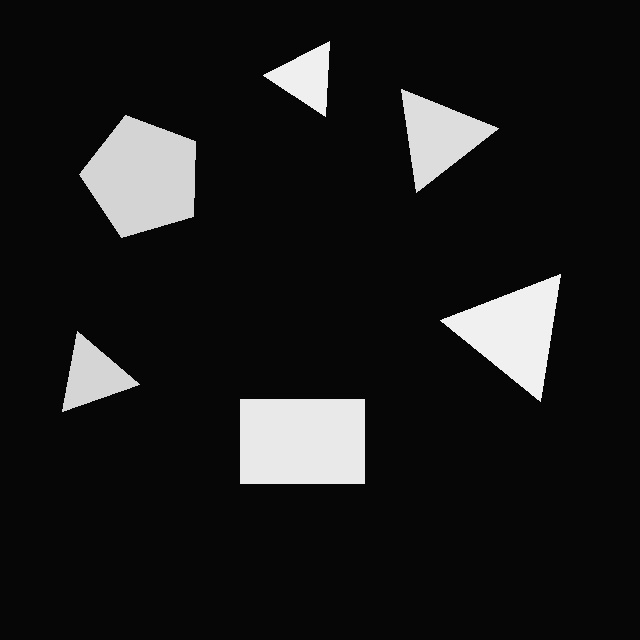
#> input picture split/images/train/00001.jpg, 640 x 640 px
$ python Baseline_pipeline.py --image split/images/train/00001.jpg
#> lines starting #> are read from the running program, lines starting #| are printed output that depends on the picture; after the words box and inside, x2 and y2 are one past the last pixel; in counts of white or black regions, pixels touching at a corner belong together
import cv2
import argparse
import os
import subprocess

#Image Aquisition
def capture_image(output_path="my_image.jpg"):
    print(f"Capturing image with raspistill -> {output_path}")
    subprocess.run(["raspistill", "-o", output_path], check=True)
    print("Capture done.")
    return output_path
def load_image(image_path):
     print(f"Loading image from {image_path}")
     image = cv2.imread(image_path)
     if image is None:
        raise FileNotFoundError(f"Image not found at {image_path}")
     return image
#Grayscale Conversion
def convert_to_grayscale(image):
    print("Converting image to grayscale.")
    gray_image = cv2.cvtColor(image, cv2.COLOR_BGR2GRAY)
    return gray_image

#Gaussian Blur
def apply_gaussian_blur(gray_image):
    blurred_image = cv2.GaussianBlur(gray_image, (3, 3), 0)
    return blurred_image

#canny Edge Detection
def apply_canny_edge_detection(blurred_image):
    edges = cv2.Canny(blurred_image, 10, 250)
    return edges

#morphological Operations
def apply_morphological_operations(edges):
    kernel = cv2.getStructuringElement(cv2.MORPH_RECT, (7, 7))
    morphed_image = cv2.morphologyEx(edges, cv2.MORPH_CLOSE, kernel)
    return morphed_image

#contour Detection
def detect_contours(morphed_image):
    contours, _ = cv2.findContours(morphed_image, cv2.RETR_EXTERNAL, cv2.CHAIN_APPROX_SIMPLE)
    return contours

#shape classification
def classify_shapes(contour):
    perimeter = cv2.arcLength(contour, True)
    epsilon = 0.02 * perimeter
    approx = cv2.approxPolyDP(contour, epsilon, True)
    vertices = len(approx)
    if vertices == 3:
        shape = "triangular"
    elif vertices == 4:
        shape = "rectangular"
    else:
        shape = "polygon"   #circle or other shapes can be classified as polygon for simplicity
    return shape, approx

#draw contours and classify shapes
def draw_contours_and_classify(image, contours, output_path=None):
    print("Drawing contours and classifying shapes.")
    output = image.copy()
    triangles  = 0
    rectangles = 0
    polygons   = 0

    for contour in contours:
        shape, approx = classify_shapes(contour)
        if shape == "triangular":
            color = (0, 255, 0)      # green
            triangles += 1
        elif shape == "rectangular":
            color = (0, 0, 255)      # red
            rectangles += 1
        else:
            color = (255, 0, 0)      # blue
            polygons += 1
        cv2.drawContours(output, [approx], -1, color, 2)

    total = triangles + rectangles + polygons

    print("\n" + "=" * 52)
    print("  DETECTION RESULTS")
    print("=" * 52)

    # triangles
    if triangles == 0:
        print("There isn't any triangular object in the image.")
    elif triangles == 1:
        print("There is 1 triangular object in the image.")
    else:
        print(f"There are {triangles} triangular objects in the image.")

    # rectangles
    if rectangles == 0:
        print("There isn't any rectangular object in the image.")
    elif rectangles == 1:
        print("There is 1 rectangular object in the image.")
    else:
        print(f"There are {rectangles} rectangular objects in the image.")

    # polygons
    if polygons == 0:
        print("There isn't any object with more than four edges in the image.")
    elif polygons == 1:
        print("There is 1 object with more than four edges in the image.")
    else:
        print(f"There are {polygons} objects with more than four edges in the image.")

    # total — paper uses this exact cheerful phrasing
    if total == 1:
        print(f"\nI am glad to let you know that there is 1 object in this image.")
    else:
        print(f"\nI am glad to let you know that there are {total} objects in this image.")

    print("=" * 52)
    # save output image
    if output_path:
        cv2.imwrite(output_path, output)
        print(f"\nOutput saved to: {output_path}")
    return output, triangles, rectangles, polygons


def main():

    parser = argparse.ArgumentParser(
        description="Baseline re-implementation of Abdulhamid et al. (2020)"
    )
    parser.add_argument(
        "--image",
        type=str,
        default="my_image.jpg",
        help="Path to input image (e.g. my_image.jpg)"
    )
    parser.add_argument(
        "--show-steps",
        action="store_true",
        help="Show each pipeline step visually"
    )
    parser.add_argument(
        "--save",
        action="store_true",
        help="Save output image to file"
    )
    args = parser.parse_args()

    print("\n" + "=" * 52)
    print("  Baseline Re-implementation")
    print("  Abdulhamid, Odondi & Al-Rawi (2020)")
    print("=" * 52)

    # determine output path
    output_path = None
    if args.save:
        name = os.path.splitext(args.image)[0]
        output_path = f"{name}_output.jpg"

    # ── run pipeline ──────

    # Step 1 — image acquisition

    image_path = args.image
    if args.show_steps:
     print("\nStep 1: Loading image...")
     image = load_image(image_path)

    # Step 2 — grayscale
     print("Step 2: Converting to grayscale...")
     gray = convert_to_grayscale(image)

    # Step 3 — gaussian blur
     print("Step 3: Applying Gaussian blur (3x3, sigma=0)...")
     blurred = apply_gaussian_blur(gray)

    # Step 4 — canny edge detection
     print("Step 4: Detecting edges (Canny, min=10, max=250)...")
     edged = apply_canny_edge_detection(blurred)

    # Step 5 — morphological closing
     print("Step 5: Applying morphological closing (7x7 kernel)...")
     closed = apply_morphological_operations(edged)

    # Step 6 — find contours
     print("Step 6: Finding contours...")
     contours = detect_contours(closed)
     print(f"        {len(contours)} raw contours found")

    # Step 7+8 — classify and display
     print("Step 7: Classifying shapes and counting objects...")
     output, tri, rect, poly = draw_contours_and_classify(
        image, contours, output_path
     )
    else:
     image = load_image(image_path)
#> in load_image, image is the input picture: shape (640, 640, 3); min 0, max 247, mean 26.5
     gray = convert_to_grayscale(image)
     blurred = apply_gaussian_blur(gray)
     edged = apply_canny_edge_detection(blurred)
#> in apply_canny_edge_detection, `edges = cv2.Canny(blurred_image, 10, 250)`:
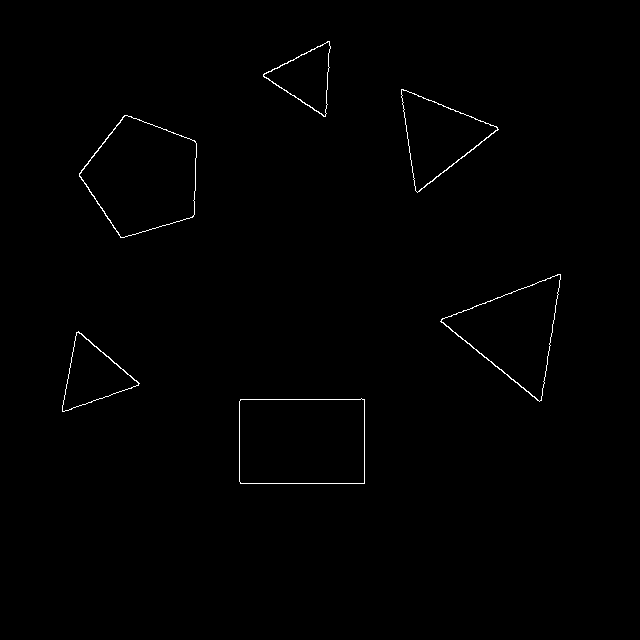
#> edges: shape (640, 640); 0.53% white in thin lines or dots, all inside (x1, y1, x2, y2) = (62, 41, 561, 484)
     closed = apply_morphological_operations(edged)
     contours = detect_contours(closed)
#> in detect_contours, `contours, _ = cv2.findContours(morphed_image, cv2.RETR_EXTERNAL, cv2.C..`: contours = 6 contours; box (x1, y1, x2, y2) and area: (239, 398, 365, 484) 10498, (79, 115, 197, 238) 9922, (440, 274, 561, 402) 7385, (401, 89, 499, 193) 4900, (62, 331, 140, 412) 3017, (263, 41, 331, 117) 2520
     output, tri, rect, poly = draw_contours_and_classify(image, contours, output_path)
#> the loop in draw_contours_and_classify, `for contour in contours:` made 6 passes
#> (perimeter in classify_shapes, epsilon in classify_shapes, approx, vertices in classify_shapes, shape, color, rectangles) on pass 1: (417.7, 8.35, [[364, 399], [240, 399], [240, 483], [364, 483]], 4, 'rectangular', (0, 0, 255), 1)
#> (perimeter in classify_shapes, epsilon in classify_shapes, approx, vertices in classify_shapes, shape, color) on passes 2, 3, 5, 6: (258.9, 5.18, [[139, 383], [78, 331], [62, 411]], 3, 'triangular', (0, 255, 0)), (408.5, 8.17, [[560, 274], [440, 321], [539, 401]], 3, 'triangular', (0, 255, 0)), (330.9, 6.62, [[401, 89], [417, 192], [498, 129]], 3, 'triangular', (0, 255, 0)), (239.4, 4.79, [[329, 41], [263, 74], [323, 116]], 3, 'triangular', (0, 255, 0))
#> after the loop in draw_contours_and_classify, `for contour in contours:`:
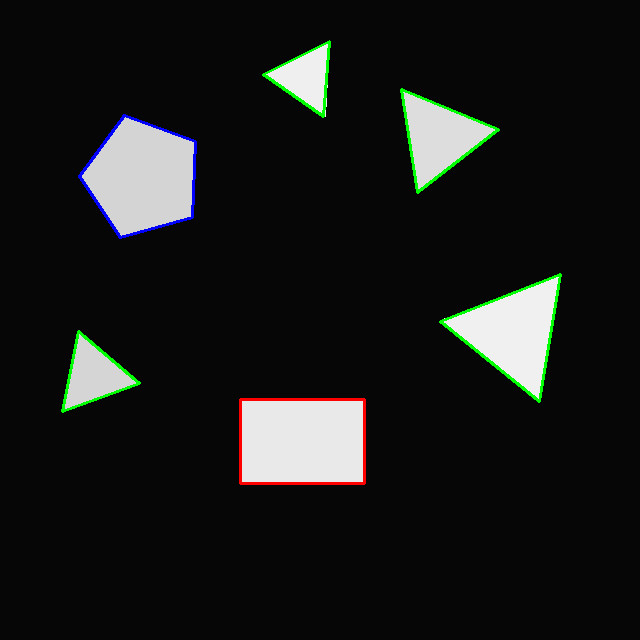
#> output: shape (640, 640, 3); 1.41% of pixels changed, all inside (x1, y1, x2, y2) = (61, 40, 562, 485)
#> after the loop in draw_contours_and_classify, `for contour in contours:`: polygons = 1; triangles = 4
#> in draw_contours_and_classify, `total = triangles + rectangles + polygons`: total = 6
#| There are 4 triangular objects in the image.
#| I am glad to let you know that there are 6 objects in this image.
#> tri = 4; rect = 1; poly = 1
    max_w, max_h = 800, 600
    h, w = output.shape[:2]
#> h = 640; w = 640
    scale = min(max_w / w, max_h / h, 1.0)
#> scale = 0.938
    display = cv2.resize(output, (int(w * scale), int(h * scale)))

    cv2.imshow("Output Baseline Detection", display)
    print("\nPress any key to close...")
    cv2.waitKey(0)
    cv2.destroyAllWindows()


if __name__ == "__main__":
    main()

$ run again, on split/images/train/00007.jpg
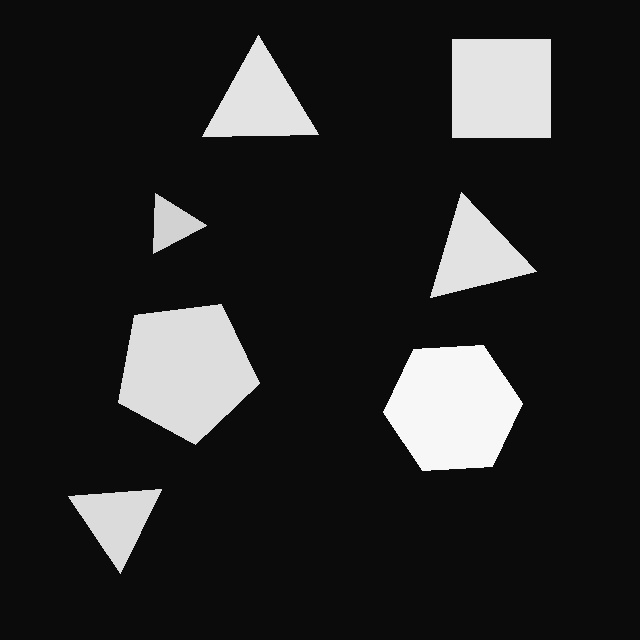
#> input picture split/images/train/00007.jpg, 640 x 640 px
#> in load_image, image is the input picture: shape (640, 640, 3); min 4, max 253, mean 39.3
#> in apply_canny_edge_detection, `edges = cv2.Canny(blurred_image, 10, 250)`:
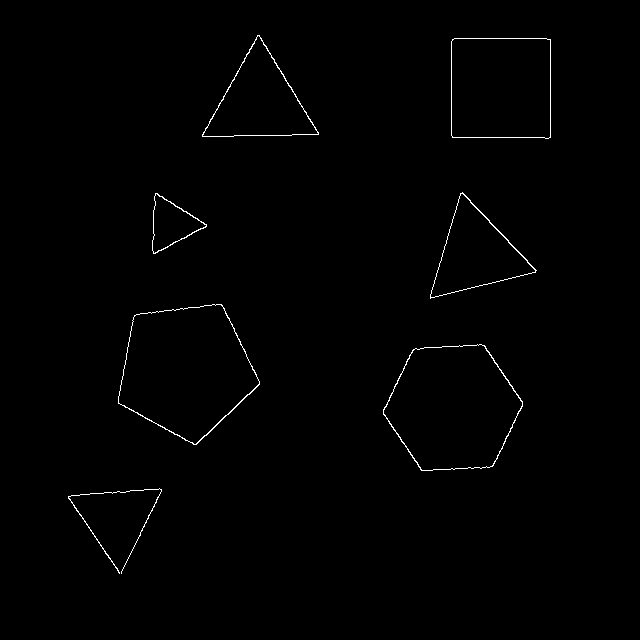
#> edges: shape (640, 640); 0.65% white in thin lines or dots, all inside (x1, y1, x2, y2) = (68, 35, 551, 574)
#> in detect_contours, `contours, _ = cv2.findContours(morphed_image, cv2.RETR_EXTERNAL, cv2.C..`: contours = 7 contours; box (x1, y1, x2, y2) and area: (118, 304, 260, 445) 13597, (383, 344, 523, 471) 12979, (451, 38, 551, 139) 9796, (202, 35, 319, 137) 5951, (430, 192, 537, 299) 5344, (68, 488, 162, 574) 3939, (152, 193, 207, 254) 1694
#> the loop in draw_contours_and_classify, `for contour in contours:` made 7 passes
#> (perimeter in classify_shapes, epsilon in classify_shapes, approx, vertices in classify_shapes, shape, color, rectangles) on pass 6: (394.5, 7.89, [[452, 39], [452, 137], [550, 137], [550, 39]], 4, 'rectangular', (0, 0, 255), 1)
#> after the loop in draw_contours_and_classify, `for contour in contours:`:
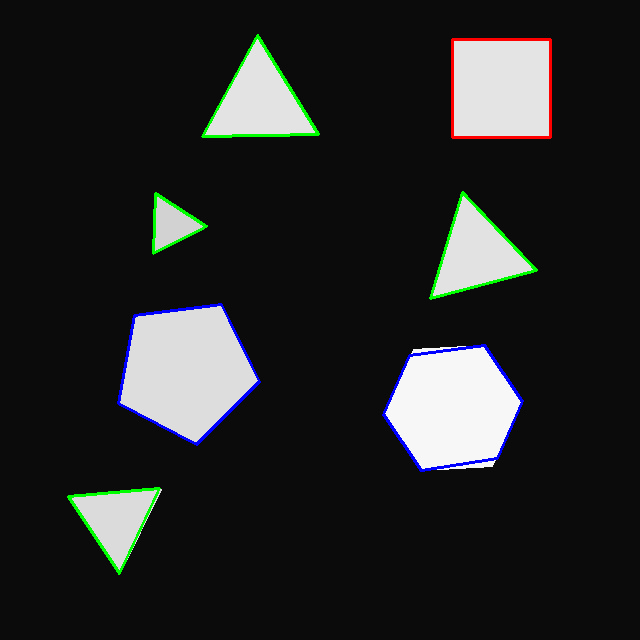
#> output: shape (640, 640, 3); 1.71% of pixels changed, all inside (x1, y1, x2, y2) = (67, 34, 552, 575)
#> after the loop in draw_contours_and_classify, `for contour in contours:`: polygons = 2; rectangles = 1; triangles = 4
#> total = 7
#| There are 4 triangular objects in the image.
#| There are 2 objects with more than four edges in the image.
#| I am glad to let you know that there are 7 objects in this image.
#> tri = 4; rect = 1; poly = 2

$ run again, on split/images/train/00011.jpg
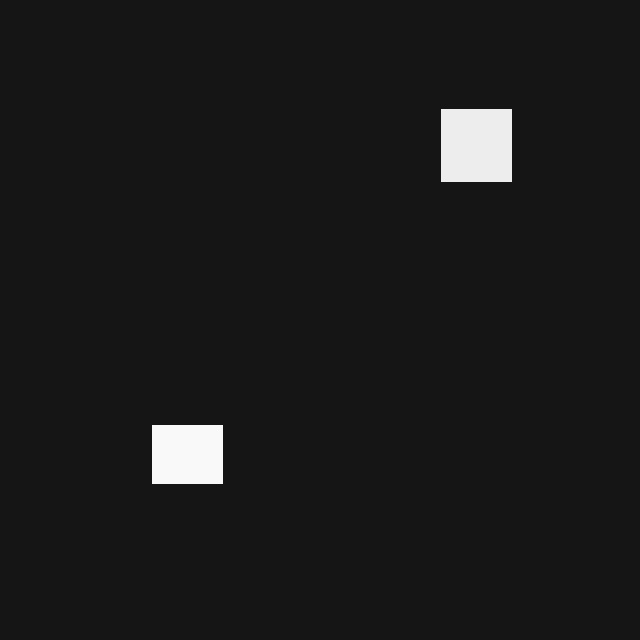
#> input picture split/images/train/00011.jpg, 640 x 640 px
#> in load_image, image is the input picture: shape (640, 640, 3); min 16, max 255, mean 26.1
#> in apply_canny_edge_detection, `edges = cv2.Canny(blurred_image, 10, 250)`:
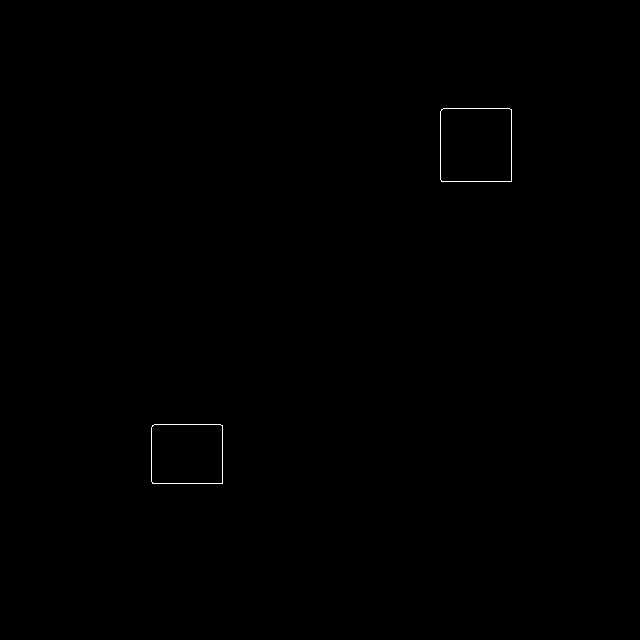
#> edges: shape (640, 640); 0.13% white in thin lines or dots, all inside (x1, y1, x2, y2) = (151, 108, 512, 484)
#> in detect_contours, `contours, _ = cv2.findContours(morphed_image, cv2.RETR_EXTERNAL, cv2.C..`: contours = 2 contours; box (x1, y1, x2, y2) and area: (440, 108, 512, 182) 5176, (151, 424, 223, 484) 4182
#> the loop in draw_contours_and_classify, `for contour in contours:` made 2 passes
#> (perimeter in classify_shapes, epsilon in classify_shapes, approx, vertices in classify_shapes, shape, color, rectangles) on passes 1 to 2: (257.7, 5.15, [[152, 425], [152, 483], [222, 483], [222, 425]], 4, 'rectangular', (0, 0, 255), 1), (285.7, 5.71, [[441, 109], [441, 181], [511, 181], [511, 109]], 4, 'rectangular', (0, 0, 255), 2)
#> after the loop in draw_contours_and_classify, `for contour in contours:`:
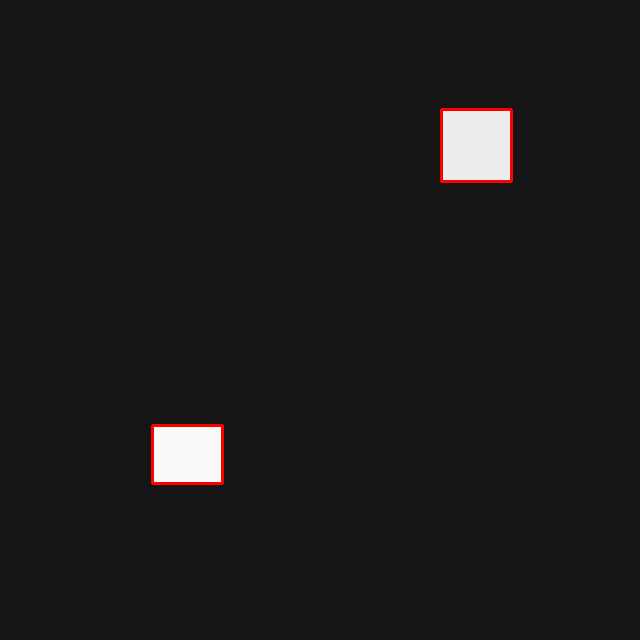
#> output: shape (640, 640, 3); 0.39% of pixels changed, all inside (x1, y1, x2, y2) = (151, 108, 513, 485)
#> after the loop in draw_contours_and_classify, `for contour in contours:`: polygons = 0; rectangles = 2; triangles = 0
#> total = 2
#| There are 2 rectangular objects in the image.
#| I am glad to let you know that there are 2 objects in this image.
#> tri = 0; rect = 2; poly = 0

$ run again, on split/images/train/00013.jpg
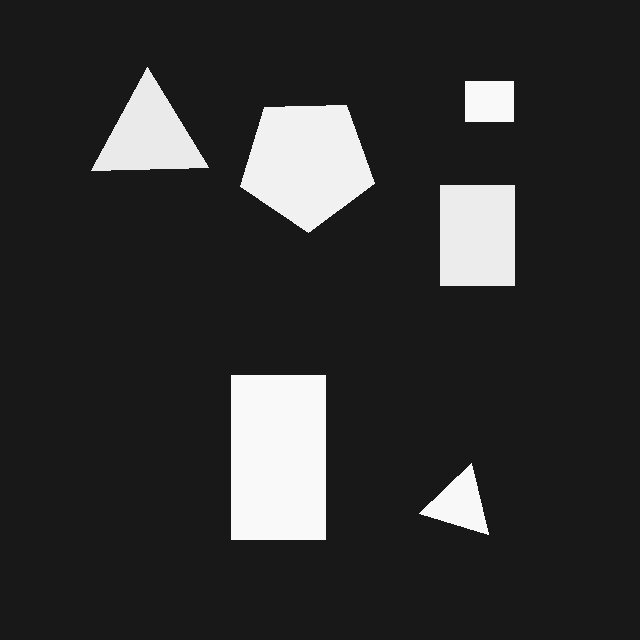
#> input picture split/images/train/00013.jpg, 640 x 640 px
#> in load_image, image is the input picture: shape (640, 640, 3); min 17, max 255, mean 48.3
#> in apply_canny_edge_detection, `edges = cv2.Canny(blurred_image, 10, 250)`:
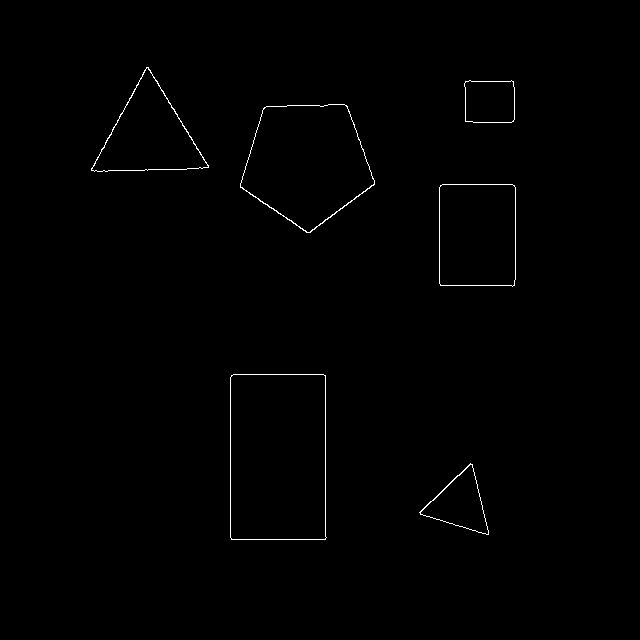
#> edges: shape (640, 640); 0.52% white in thin lines or dots, all inside (x1, y1, x2, y2) = (91, 67, 516, 540)
#> in detect_contours, `contours, _ = cv2.findContours(morphed_image, cv2.RETR_EXTERNAL, cv2.C..`: contours = 6 contours; box (x1, y1, x2, y2) and area: (230, 374, 327, 540) 15669, (240, 104, 375, 233) 11936, (439, 184, 516, 287) 7662, (91, 67, 209, 172) 6188, (419, 463, 489, 535) 2382, (464, 80, 515, 123) 1999
#> the loop in draw_contours_and_classify, `for contour in contours:` made 6 passes
#> (perimeter in classify_shapes, epsilon in classify_shapes, approx, vertices in classify_shapes, shape, color, triangles) on passes 1, 6: (229, 4.58, [[470, 463], [419, 512], [488, 534]], 3, 'triangular', (0, 255, 0), 1), (371.7, 7.43, [[146, 67], [91, 170], [208, 167]], 3, 'triangular', (0, 255, 0), 2)
#> after the loop in draw_contours_and_classify, `for contour in contours:`:
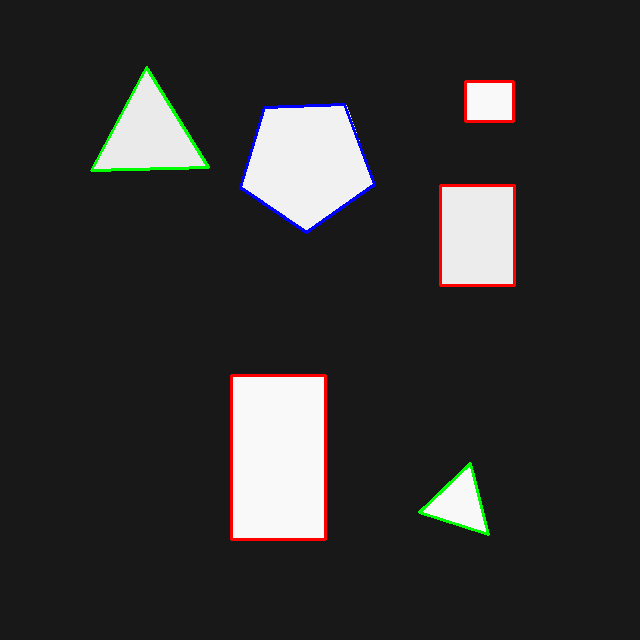
#> output: shape (640, 640, 3); 1.47% of pixels changed, all inside (x1, y1, x2, y2) = (90, 66, 516, 541)
#> after the loop in draw_contours_and_classify, `for contour in contours:`: polygons = 1; rectangles = 3; triangles = 2
#> total = 6
#| There are 2 triangular objects in the image.
#| There are 3 rectangular objects in the image.
#| I am glad to let you know that there are 6 objects in this image.
#> tri = 2; rect = 3; poly = 1
